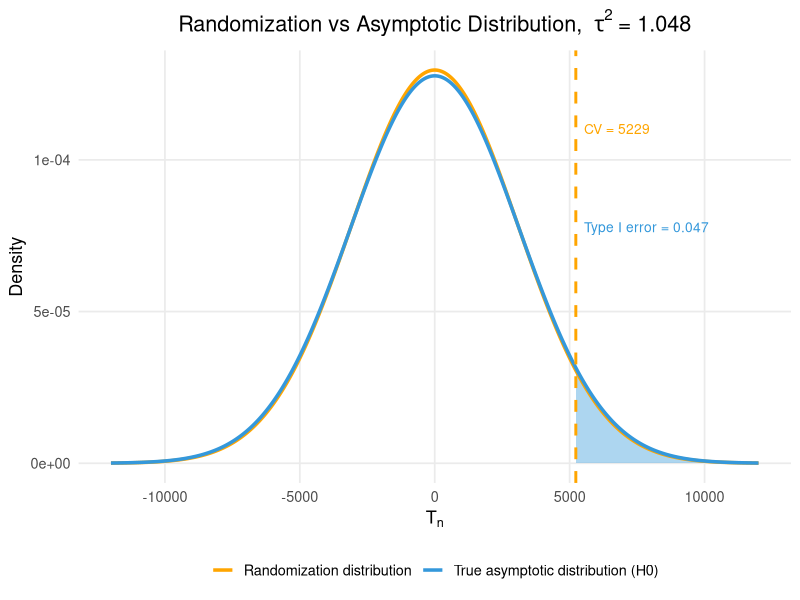
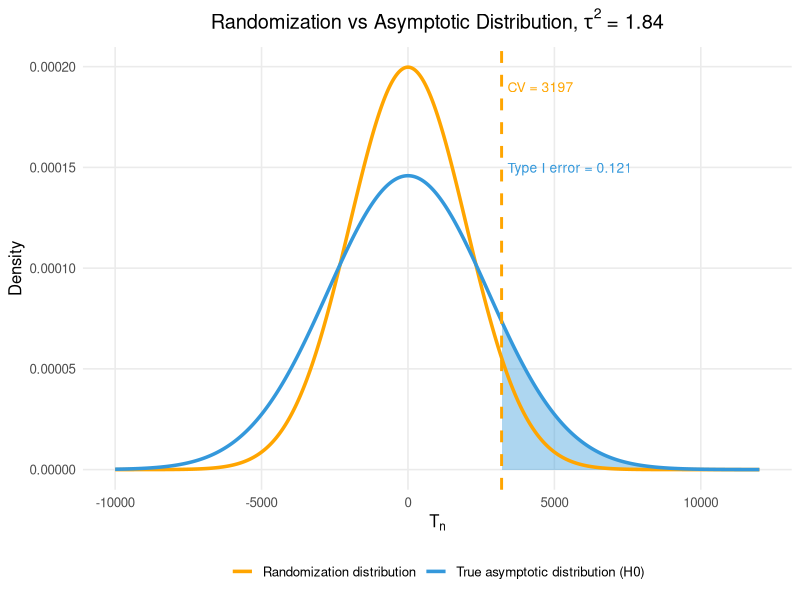
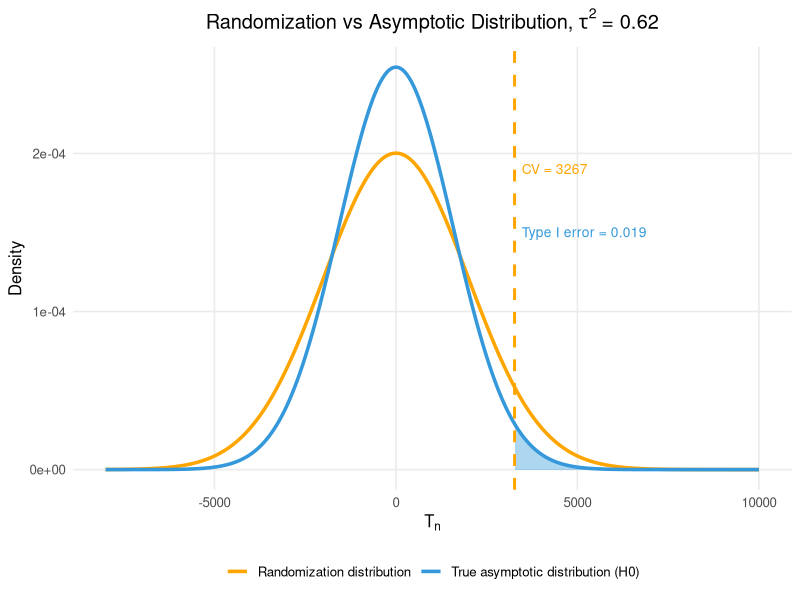
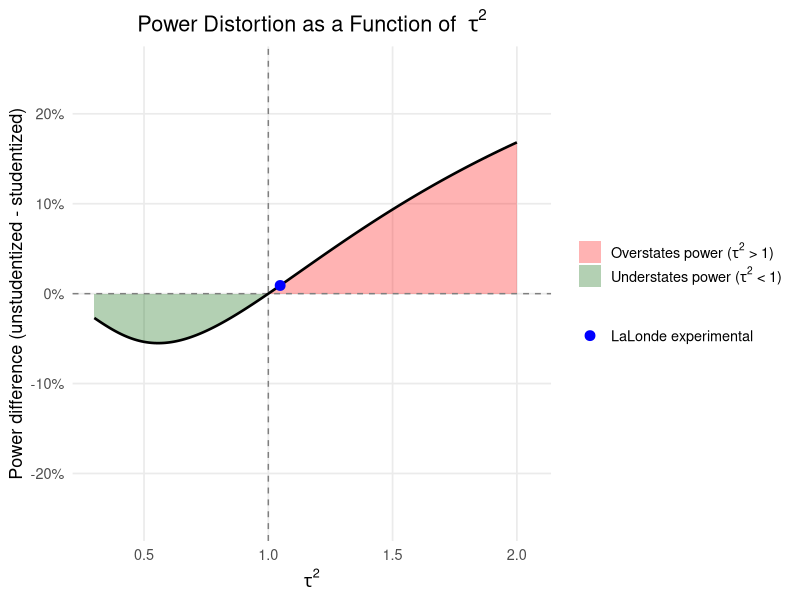

The R script that drew these images, in order:
## ---- chunk 1
knitr::opts_chunk$set(echo = TRUE)
## ---- chunk 2
rm(list = ls())
library(tidyverse)
library(Matching)
## ---- chunk 3
#Data
data(lalonde)
Y <- lalonde$re78
D <- lalonde$treat
n <- length(Y)
p_hat <- mean(D)

cat("n:", n, "\n")
cat("n treated:", sum(D==1), "\n")
cat("n control:", sum(D==0), "\n")
cat("p_hat:", round(p_hat, 3), "\n")
cat("Mean Y treated:", round(mean(Y[D==1]), 3), "\n")
cat("Mean Y control:", round(mean(Y[D==0]), 3), "\n")
cat("Raw mean diff: ", round(mean(Y[D==1]) - mean(Y[D==0]), 3), "\n")

# --- Discretize covariates ---
lalonde$age_cat <- cut(lalonde$age,
                       breaks = c(-Inf, 24, 34, Inf),
                       labels = c("young", "middle", "older"))

lalonde$educ_cat <- cut(lalonde$educ,
                        breaks = c(-Inf, 8, 12, Inf),
                        labels = c("less_than_hs", "hs", "above_hs"))

lalonde$re74_cat <- cut(lalonde$re74,
                        breaks = c(-Inf, 0, median(lalonde$re74[lalonde$re74 > 0]), Inf),
                        labels = c("zero", "low", "high"))

lalonde$re75_cat <- cut(lalonde$re75,
                        breaks = c(-Inf, 0, median(lalonde$re75[lalonde$re75 > 0]), Inf),
                        labels = c("zero", "low", "high"))

X <- model.matrix(~ age_cat + educ_cat + re74_cat + re75_cat +
                    black + hisp + married + nodegr - 1,
                  data = lalonde)

cat("\nCovariate matrix dimensions:", dim(X), "\n")
print(colnames(X))
## ---- chunk 4
# --- FWL Residualization ---
MX        <- diag(n) - X %*% solve(t(X) %*% X) %*% t(X)
W         <- MX %*% D
R         <- MX %*% Y
beta_long <- sum(W * R) / sum(W^2)
r_hat     <- R - beta_long * W

cat("beta_long:", round(beta_long, 3), "\n")
cat("mean W (should be ~0):", round(mean(W), 6), "\n")
cat("mean R (should be ~0):", round(mean(R), 6), "\n\n")

E_W2   <- mean(W^2)
E_r2   <- mean(r_hat^2)
E_W2r2 <- mean(W^2 * r_hat^2)
tau2   <- E_W2r2 / (E_W2 * E_r2)

sigma2_1 <- mean(r_hat[D==1]^2)
sigma2_0 <- mean(r_hat[D==0]^2)

cat("E[W^2]:   ", round(E_W2, 6), "\n")
cat("E[r^2]:   ", round(E_r2, 3), "\n")
cat("E[W^2r^2]:", round(E_W2r2, 3), "\n")
cat("tau^2:    ", round(tau2, 4), "\n\n")
cat("sigma^2_1:", round(sigma2_1, 3), "\n")
cat("sigma^2_0:", round(sigma2_0, 3), "\n\n")
## ---- chunk 5
# --- Permutation Test ---
T_obs     <- sum(W * R) / sqrt(n)
Omega_hat <- mean(W^2 * r_hat^2)
S_obs     <- T_obs / sqrt(Omega_hat)

set.seed(123)
B       <- 1000
T_perm  <- numeric(B)
S_perm  <- numeric(B)

for(b in 1:B){
  perm       <- sample(1:n)
  R_perm     <- R[perm]
  T_perm[b]  <- sum(W * R_perm) / sqrt(n)
  beta_perm  <- sum(W * R_perm) / sum(W^2)
  r_perm     <- R_perm - beta_perm * W
  Omega_perm <- mean(W^2 * r_perm^2)
  S_perm[b]  <- T_perm[b] / sqrt(Omega_perm)
}

p_T <- mean(T_perm >= T_obs)
p_S <- mean(S_perm >= S_obs)

cat("T_obs:", round(T_obs, 4), "\n")
cat("S_obs:", round(S_obs, 4), "\n\n")
cat("Unstudentized p-value:", round(p_T, 3), "\n")
cat("Studentized p-value:  ", round(p_S, 3), "\n")
## ---- chunk 6
alpha <- 0.05
z_a   <- qnorm(0.95)
z_b   <- qnorm(0.80)

pow_studentized   <- 1 - pnorm(z_a - beta_long * p_hat*(1-p_hat) /
                                  sqrt(E_W2r2 / n))
pow_standard      <- 1 - pnorm((z_a * sqrt(E_W2 * E_r2) -
                                  beta_long * p_hat*(1-p_hat)*sqrt(n)) /
                                 sqrt(E_W2r2))

mde_studentized   <- (z_a + z_b) * sqrt(E_W2r2) / (p_hat * (1-p_hat) * sqrt(n))
mde_standard      <- (z_a * sqrt(E_W2 * E_r2) + z_b * sqrt(E_W2r2)) /
                       (p_hat * (1-p_hat) * sqrt(n))

n_studentized     <- (z_a + z_b)^2 * E_W2r2 / (beta_long * p_hat * (1-p_hat))^2
n_standard        <- ((z_a * sqrt(E_W2 * E_r2) + z_b * sqrt(E_W2r2)) /
                        (beta_long * p_hat * (1-p_hat)))^2

lalonde_pow_diff  <- pow_standard - pow_studentized

cat("Power studentized:   ", round(pow_studentized, 4), "\n")
cat("Power standard:      ", round(pow_standard, 4), "\n")
cat("MDE studentized:     ", round(mde_studentized, 0), "\n")
cat("MDE standard:        ", round(mde_standard, 0), "\n")
cat("n* studentized:      ", round(n_studentized, 0), "\n")
cat("n* standard:         ", round(n_standard, 0), "\n")
## ---- chunk 7
# --- LaLonde Distribution Plot ---
set.seed(123)
B <- 2000
T_perm_lalonde <- numeric(B)

for(b in 1:B){
  perm              <- sample(1:n)
  R_perm            <- R[perm]
  T_perm_lalonde[b] <- sum(W * R_perm) / sqrt(n)
}

sd_rand_l  <- sd(T_perm_lalonde)
sd_true_l  <- sqrt(E_W2r2)
cv_perm_l  <- quantile(T_perm_lalonde, 0.95)
rej_prob_l <- 1 - pnorm(cv_perm_l, mean = 0, sd = sd_true_l)

cat("LaLonde tau^2:", round(tau2, 4), "\n")
cat("SD permutation:", round(sd_rand_l, 3), "\n")
cat("SD true:       ", round(sd_true_l, 3), "\n")
cat("CV permutation:", round(cv_perm_l, 3), "\n")
cat("Actual Type I error:", round(rej_prob_l, 3), "\n")

x_seq_l <- seq(-12000, 12000, length.out = 2000)
d_perm_l <- dnorm(x_seq_l, mean = 0, sd = sd_rand_l)
d_true_l <- dnorm(x_seq_l, mean = 0, sd = sd_true_l)

plot_df_l <- data.frame(
  x    = rep(x_seq_l, 2),
  y    = c(d_perm_l, d_true_l),
  type = rep(c("Randomization distribution", "True asymptotic distribution (H0)"),
             each = length(x_seq_l))
)

shade_df_l <- data.frame(
  x = x_seq_l[x_seq_l >= cv_perm_l],
  y = dnorm(x_seq_l[x_seq_l >= cv_perm_l], mean = 0, sd = sd_true_l)
)

lalondeTau <- ggplot() +
  geom_area(data = shade_df_l, aes(x = x, y = y),
            fill = "#3498DB", alpha = 0.4) +
  geom_line(data = plot_df_l, aes(x = x, y = y, color = type),
            linewidth = 1.2) +
  geom_vline(xintercept = cv_perm_l,
             color = "orange", linewidth = 1, linetype = "dashed") +
  annotate("text", x = cv_perm_l + 300, y = max(d_perm_l) * 0.85,
           label = paste0("CV = ", round(cv_perm_l, 0)),
           color = "orange", hjust = 0, size = 3.5) +
  annotate("text", x = cv_perm_l + 300, y = max(d_perm_l) * 0.6,
           label = paste0("Type I error = ", round(rej_prob_l, 3)),
           color = "#3498DB", hjust = 0, size = 3.5) +
  scale_color_manual(values = c("Randomization distribution" = "orange",
                                 "True asymptotic distribution (H0)" = "#3498DB"),
                     name = NULL) +
  labs(title = expression("Randomization vs Asymptotic Distribution, " ~
                          tau^2 ~ "= 1.048"),
       x = expression(T[n]), y = "Density") +
  theme_minimal(base_size = 13) +
  theme(plot.title = element_text(hjust = 0.5),
        legend.position = "bottom",
        panel.grid.minor = element_blank())
ggsave("fig_ch4_lalonde.pdf", plot = lalondeTau, width = 8, height = 5)
lalondeTau
## ---- chunk 8
# --- Simulated Scenarios: tau^2 > 1 (p=0.1, sigma1/sigma0=2) ---
set.seed(42)
n_sim  <- 2000
p_sim  <- 0.1

sigma0_sim <- E_r2 / (p_sim * 2 + (1 - p_sim))
sigma1_sim <- 2 * sigma0_sim

D_sim <- rbinom(n_sim, 1, p_sim)
r_sim <- ifelse(D_sim == 1,
                rnorm(n_sim, 0, sqrt(sigma1_sim)),
                rnorm(n_sim, 0, sqrt(sigma0_sim)))

Y_sim        <- beta_long * D_sim + r_sim
W_sim        <- D_sim - p_sim
R_sim        <- Y_sim - mean(Y_sim)
beta_sim_est <- sum(W_sim * R_sim) / sum(W_sim^2)
r_hat_sim    <- R_sim - beta_sim_est * W_sim

E_W2_sim   <- mean(W_sim^2)
E_r2_sim   <- mean(r_hat_sim^2)
E_W2r2_sim <- mean(W_sim^2 * r_hat_sim^2)
tau2_sim   <- E_W2r2_sim / (E_W2_sim * E_r2_sim)

set.seed(123)
B <- 2000
T_perm_sim <- numeric(B)

for(b in 1:B){
  perm          <- sample(1:n_sim)
  R_perm        <- R_sim[perm]
  T_perm_sim[b] <- sum(W_sim * R_perm) / sqrt(n_sim)
}

cv_perm   <- quantile(T_perm_sim, 0.95)
sd_true   <- sqrt(E_W2r2_sim)
sd_rand   <- sd(T_perm_sim)
rej_prob  <- 1 - pnorm(cv_perm, mean = 0, sd = sd_true)

cat("tau^2:", round(tau2_sim, 4), "\n")
cat("CV from permutation:", round(cv_perm, 3), "\n")
cat("SD true (sampling): ", round(sd_true, 3), "\n")
cat("SD rand (permutation):", round(sd_rand, 3), "\n")
cat("Actual rejection prob:", round(rej_prob, 3), "\n")


x_seq_s1  <- seq(-10000, 12000, length.out = 2000)
d_perm_s1 <- dnorm(x_seq_s1, mean = 0, sd = sd_rand)
d_true_s1 <- dnorm(x_seq_s1, mean = 0, sd = sd_true)

plot_df_s1 <- data.frame(
  x    = rep(x_seq_s1, 2),
  y    = c(d_perm_s1, d_true_s1),
  type = rep(c("Randomization distribution", "True asymptotic distribution (H0)"),
             each = length(x_seq_s1))
)

shade_df_s1 <- data.frame(
  x = x_seq_s1[x_seq_s1 >= cv_perm],
  y = dnorm(x_seq_s1[x_seq_s1 >= cv_perm], mean = 0, sd = sd_true)
)

p_high <- ggplot() +
  geom_area(data = shade_df_s1, aes(x = x, y = y),
            fill = "#3498DB", alpha = 0.4) +
  geom_line(data = plot_df_s1, aes(x = x, y = y, color = type),
            linewidth = 1.2) +
  geom_vline(xintercept = cv_perm,
             color = "orange", linewidth = 1, linetype = "dashed") +
  annotate("text", x = cv_perm + 200, y = max(d_perm_s1) * 0.95,
           label = paste0("CV = ", round(cv_perm, 0)),
           color = "orange", hjust = 0, size = 3.5) +
  annotate("text", x = cv_perm + 200, y = max(d_perm_s1) * 0.75,
           label = paste0("Type I error = ", round(rej_prob, 3)),
           color = "#3498DB", hjust = 0, size = 3.5) +
  scale_color_manual(values = c("Randomization distribution" = "orange",
                                 "True asymptotic distribution (H0)" = "#3498DB"),
                     name = NULL) +
  labs(title = expression("Randomization vs Asymptotic Distribution," ~
                          tau^2 ~ "= 1.84"),
       x = expression(T[n]), y = "Density") +
  theme_minimal(base_size = 12) +
  theme(plot.title = element_text(hjust = 0.5),
        legend.position = "bottom",
        panel.grid.minor = element_blank())
p_high
ggsave("fig_ch3_tau_high.pdf", plot = p_high, width = 8, height = 5)
## ---- chunk 9
# --- Simulated Scenarios: tau^2 < 1 (p=0.1, sigma1/sigma0=0.5) ---
set.seed(42)
n_sim2  <- 2000
p_sim2  <- 0.1

sigma0_sim2 <- E_r2 / (p_sim2 * 0.5 + (1 - p_sim2))
sigma1_sim2 <- 0.5 * sigma0_sim2

D_sim2 <- rbinom(n_sim2, 1, p_sim2)
r_sim2 <- ifelse(D_sim2 == 1,
                 rnorm(n_sim2, 0, sqrt(sigma1_sim2)),
                 rnorm(n_sim2, 0, sqrt(sigma0_sim2)))

Y_sim2     <- beta_long * D_sim2 + r_sim2
W_sim2     <- D_sim2 - p_sim2
R_sim2     <- Y_sim2 - mean(Y_sim2)
beta_sim2  <- sum(W_sim2 * R_sim2) / sum(W_sim2^2)
r_hat_sim2 <- R_sim2 - beta_sim2 * W_sim2

E_W2_sim2   <- mean(W_sim2^2)
E_r2_sim2   <- mean(r_hat_sim2^2)
E_W2r2_sim2 <- mean(W_sim2^2 * r_hat_sim2^2)
tau2_sim2   <- E_W2r2_sim2 / (E_W2_sim2 * E_r2_sim2)

set.seed(123)
T_perm_sim2 <- numeric(B)

for(b in 1:B){
  perm           <- sample(1:n_sim2)
  R_perm         <- R_sim2[perm]
  T_perm_sim2[b] <- sum(W_sim2 * R_perm) / sqrt(n_sim2)
}

sd_rand2  <- sd(T_perm_sim2)
sd_true2  <- sqrt(E_W2r2_sim2)
cv_perm2  <- quantile(T_perm_sim2, 0.95)
rej_prob2 <- 1 - pnorm(cv_perm2, mean = 0, sd = sd_true2)

cat("tau^2:", round(tau2_sim2, 4), "\n")
cat("SD permutation:", round(sd_rand2, 3), "\n")
cat("SD true:       ", round(sd_true2, 3), "\n")
cat("CV permutation:", round(cv_perm2, 3), "\n")
cat("Actual Type I error:", round(rej_prob2, 3), "\n")

x_seq_s2  <- seq(-8000, 10000, length.out = 2000)
d_perm_s2 <- dnorm(x_seq_s2, mean = 0, sd = sd_rand2)
d_true_s2 <- dnorm(x_seq_s2, mean = 0, sd = sd_true2)

plot_df_s2 <- data.frame(
  x    = rep(x_seq_s2, 2),
  y    = c(d_perm_s2, d_true_s2),
  type = rep(c("Randomization distribution", "True asymptotic distribution (H0)"),
             each = length(x_seq_s2))
)

shade_df_s2 <- data.frame(
  x = x_seq_s2[x_seq_s2 >= cv_perm2],
  y = dnorm(x_seq_s2[x_seq_s2 >= cv_perm2], mean = 0, sd = sd_true2)
)

p_low <- ggplot() +
  geom_area(data = shade_df_s2, aes(x = x, y = y),
            fill = "#3498DB", alpha = 0.4) +
  geom_line(data = plot_df_s2, aes(x = x, y = y, color = type),
            linewidth = 1.2) +
  geom_vline(xintercept = cv_perm2,
             color = "orange", linewidth = 1, linetype = "dashed") +
  annotate("text", x = cv_perm2 + 200, y = max(d_perm_s2) * 0.95,
           label = paste0("CV = ", round(cv_perm2, 0)),
           color = "orange", hjust = 0, size = 3.5) +
  annotate("text", x = cv_perm2 + 200, y = max(d_perm_s2) * 0.75,
           label = paste0("Type I error = ", round(rej_prob2, 3)),
           color = "#3498DB", hjust = 0, size = 3.5) +
  scale_color_manual(values = c("Randomization distribution" = "orange",
                                 "True asymptotic distribution (H0)" = "#3498DB"),
                     name = NULL) +
  labs(title = expression("Randomization vs Asymptotic Distribution," ~
                          tau^2 ~ "= 0.62"),
       x = expression(T[n]), y = "Density") +
  theme_minimal(base_size = 12) +
  theme(plot.title = element_text(hjust = 0.5),
        legend.position = "bottom",
        panel.grid.minor = element_blank())
p_low
ggsave("fig_ch3_tau_low.pdf", plot = p_low, width = 8, height = 5)
## ---- chunk 10
# --- Power Distortion Curve ---
tau2_seq <- seq(0.3, 2.0, by = 0.01)

pow_studentized_tau <- numeric(length(tau2_seq))
pow_standard_tau    <- numeric(length(tau2_seq))

for(i in seq_along(tau2_seq)){
  tau2_i   <- tau2_seq[i]
  E_W2r2_i <- tau2_i * E_W2 * E_r2
  
  pow_studentized_tau[i] <- 1 - pnorm(z_a - beta_long * p_hat*(1-p_hat) /
                                         sqrt(E_W2r2_i / n))
  pow_standard_tau[i]    <- 1 - pnorm((z_a * sqrt(E_W2 * E_r2) -
                                         beta_long * p_hat*(1-p_hat)*sqrt(n)) /
                                        sqrt(E_W2r2_i))
}

power_diff_tau <- pow_standard_tau - pow_studentized_tau

plot_df <- data.frame(
  tau2     = tau2_seq,
  pow_diff = power_diff_tau
)

plot_df <- plot_df %>%
  mutate(region = case_when(
    tau2 < 1 ~ "Understates",
    tau2 > 1 ~ "Overstates",
    TRUE     ~ "None"
  ))

tau_sens1 <- ggplot(plot_df, aes(x = tau2, y = pow_diff)) +
  geom_ribbon(data = subset(plot_df, tau2 <= 1),
              aes(ymin = pow_diff, ymax = 0, fill = "Understates"),
              alpha = 0.3) +
  geom_ribbon(data = subset(plot_df, tau2 >= 1),
              aes(ymin = 0, ymax = pow_diff, fill = "Overstates"),
              alpha = 0.3) +
  geom_hline(yintercept = 0, linetype = "dashed", color = "gray50") +
  geom_vline(xintercept = 1, linetype = "dashed", color = "gray50") +
  geom_line(linewidth = 0.9, color = "black") +
  geom_point(data = data.frame(tau2 = tau2, pow_diff = lalonde_pow_diff),
             aes(x = tau2, y = pow_diff, shape = "LaLonde experimental"),
             color = "blue", size = 3) +
  scale_fill_manual(
    name   = NULL,
    values = c("Understates" = "darkgreen", "Overstates" = "red"),
    labels = c(expression(paste("Overstates power (", tau^2, " > 1)")),
               expression(paste("Understates power (", tau^2, " < 1)")))
  ) +
  scale_shape_manual(name = NULL, values = c("LaLonde experimental" = 19)) +
  guides(fill  = guide_legend(order = 1),
         shape = guide_legend(order = 2, override.aes = list(color = "blue"))) +
  scale_y_continuous(limits = c(-0.25, 0.25),
                     labels = scales::percent_format(accuracy = 1)) +
  scale_x_continuous(limits = c(0.3, 2.05)) +
  labs(title = expression("Power Distortion as a Function of " ~ tau^2),
       x     = expression(tau^2),
       y     = "Power difference (unstudentized - studentized)") +
  theme_minimal(base_size = 13) +
  theme(plot.title = element_text(hjust = 0.5),
        panel.grid.minor = element_blank(),
        legend.position = "right")


tau_sens1
##ggsave("fig_ch4_tau_sens.pdf", plot = tau_sens1, width = 8, height = 5)


## ---- chunk 11
# --- Sensitivity analysis numbers ---
idx_06  <- which.min(abs(tau2_seq - 0.6))
idx_05  <- which.min(abs(tau2_seq - 0.5))
idx_04  <- which.min(abs(tau2_seq - 0.4))
idx_03  <- which.min(abs(tau2_seq - 0.3))
idx_min <- which.min(power_diff_tau)

cat("tau^2 = 0.6:  power diff =", round(power_diff_tau[idx_06], 4),
    "| correct power =", round(pow_studentized_tau[idx_06], 3),
    "| incorrect power =", round(pow_standard_tau[idx_06], 3), "\n")
cat("tau^2 = 0.5:  power diff =", round(power_diff_tau[idx_05], 4),
    "| correct power =", round(pow_studentized_tau[idx_05], 3),
    "| incorrect power =", round(pow_standard_tau[idx_05], 3), "\n")
cat("tau^2 = 0.4:  power diff =", round(power_diff_tau[idx_04], 4),
    "| correct power =", round(pow_studentized_tau[idx_04], 3),
    "| incorrect power =", round(pow_standard_tau[idx_04], 3), "\n")
cat("tau^2 = 0.3:  power diff =", round(power_diff_tau[idx_03], 4),
    "| correct power =", round(pow_studentized_tau[idx_03], 3),
    "| incorrect power =", round(pow_standard_tau[idx_03], 3), "\n")
cat("Most negative distortion at tau^2 =", round(tau2_seq[idx_min], 3),
    "| power diff =", round(power_diff_tau[idx_min], 4), "\n")

# --- Scenario Table ---
compute_scenario <- function(p_i, sigma_ratio, n_i, beta_i, E_r2_base){
  sigma0   <- E_r2_base / (p_i * sigma_ratio + (1 - p_i))
  sigma1   <- sigma_ratio * sigma0
  E_W2_i   <- p_i * (1 - p_i)
  E_r2_i   <- p_i * sigma1 + (1 - p_i) * sigma0
  E_W2r2_i <- p_i * (1-p_i)^2 * sigma1 + (1-p_i) * p_i^2 * sigma0
  tau2_i   <- E_W2r2_i / (E_W2_i * E_r2_i)
  
  pow_studentized <- 1 - pnorm(z_a - beta_i * p_i*(1-p_i) / sqrt(E_W2r2_i / n_i))
  pow_standard    <- 1 - pnorm((z_a * sqrt(E_W2_i * E_r2_i) -
                                  beta_i * p_i*(1-p_i)*sqrt(n_i)) / sqrt(E_W2r2_i))
  mde_studentized <- (z_a + z_b) * sqrt(E_W2r2_i) / (p_i * (1-p_i) * sqrt(n_i))
  mde_standard    <- (z_a * sqrt(E_W2_i * E_r2_i) + z_b * sqrt(E_W2r2_i)) /
                       (p_i * (1-p_i) * sqrt(n_i))
  n_studentized   <- (z_a + z_b)^2 * E_W2r2_i / (beta_i * p_i * (1-p_i))^2
  n_standard      <- ((z_a * sqrt(E_W2_i * E_r2_i) + z_b * sqrt(E_W2r2_i)) /
                        (beta_i * p_i * (1-p_i)))^2
  
  return(data.frame(
    tau2     = round(tau2_i, 3),
    pow_diff = round(pow_standard - pow_studentized, 3),
    mde_diff = round(mde_standard - mde_studentized, 0),
    n_diff   = round(n_standard - n_studentized, 0)
  ))
}

scenario_params <- list(
  list(p_label = "0.5", ratio_label = "1.0", p = 0.5, ratio = 1),
  list(p_label = "0.5", ratio_label = "2.0", p = 0.5, ratio = 2),
  list(p_label = "0.3", ratio_label = "1.0", p = 0.3, ratio = 1),
  list(p_label = "0.3", ratio_label = "2.0", p = 0.3, ratio = 2),
  list(p_label = "0.1", ratio_label = "1.0", p = 0.1, ratio = 1),
  list(p_label = "0.1", ratio_label = "2.0", p = 0.1, ratio = 2),
  list(p_label = "0.1", ratio_label = "0.5", p = 0.1, ratio = 0.5)
)

scenario_list <- lapply(scenario_params, function(s){
  res <- compute_scenario(s$p, s$ratio, n, beta_long, E_r2)
  data.frame(p = s$p_label, sigma_ratio = s$ratio_label,
             tau2 = res$tau2, pow_diff = res$pow_diff,
             mde_diff = res$mde_diff, n_diff = res$n_diff)
})

lalonde_row <- data.frame(
  p           = "0.416",
  sigma_ratio = "--",
  tau2        = round(tau2, 3),
  pow_diff    = round(pow_standard - pow_studentized, 3),
  mde_diff    = round(mde_standard - mde_studentized, 0),
  n_diff      = round(n_standard - n_studentized, 0)
)

scenarios_df <- bind_rows(scenario_list, lalonde_row)
print(scenarios_df)

# --- Print LaTeX table ---
cat("\\begin{table}[H]\n")
cat("\\centering\n")
cat("\\caption{Distortion between unstudentized and studentized test across scenarios.\n")
cat("$\\Delta$ Power, $\\Delta$ MDE, and $\\Delta n^*$ are defined as unstudentized minus studentized.\n")
cat("Positive values indicate the unstudentized test overstates relative to the studentized test.\n")
cat("All scenarios use $n = 445$, $\\hat{\\beta}_{\\text{long}} = 1606$, and $\\alpha = 0.05$.}\n")
cat("\\label{tab:scenarios}\n")
cat("\\begin{tabular}{cccccc}\n")
cat("\\toprule\n")
cat("$p$ & $\\sigma_1/\\sigma_0$ & $\\tau^2$ & $\\Delta$ Power & $\\Delta$ MDE & $\\Delta n^*$ \\\\\n")
cat("\\midrule\n")
for(i in 1:nrow(scenarios_df)){
  if(i == 8) cat("\\midrule\n")
  cat(paste0(scenarios_df$p[i], " & ", scenarios_df$sigma_ratio[i], " & ",
             scenarios_df$tau2[i], " & ", scenarios_df$pow_diff[i], " & ",
             scenarios_df$mde_diff[i], " & ", scenarios_df$n_diff[i], " \\\\\n"))
}
cat("\\bottomrule\n")
cat("\\end{tabular}\n")
cat("\\end{table}\n")
